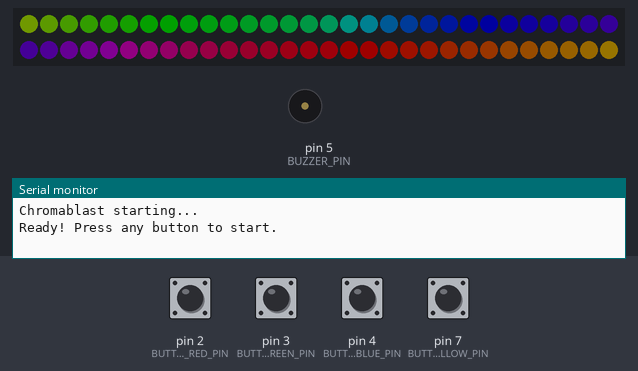
Bench run of a sketch on a simulated Arduino Uno, built with avr-gcc and run on an emulated ATmega328P. Parts: 60 RGB LEDs in strip order, left to right, continuing on the next row, buzzer (waves = sounding), the last lines printed to the serial monitor. Inputs (shaded band) come from the test bench; at power-on: pin 2 (BUTTON_RED_PIN), pin 3 (BUTTON_GREEN_PIN), pin 4 (BUTTON_BLUE_PIN), pin 7 (BUTTON_YELLOW_PIN) HIGH. Dim RGB values are drawn brighter than linear; random numbers use the default seed unless the sketch sets one.

Above: at 1.2 s.
1.3 s: pin 2 (BUTTON_RED_PIN) pulled LOW for 0.15 s
At 1.9 s:
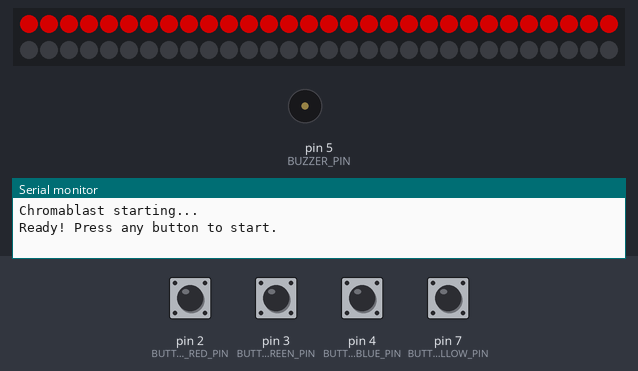
3.9 s: pin 2 (BUTTON_RED_PIN) pulsed LOW 5 times (0.12 s each, 0.3 s apart)
At 4.79 s:
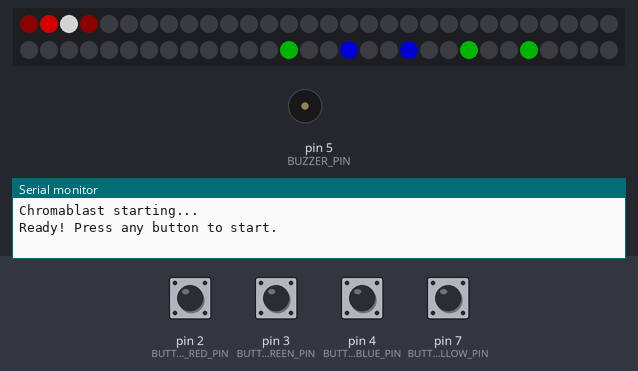
6.9 s: pin 7 (BUTTON_YELLOW_PIN) pulled LOW for 0.15 s
At 7.18 s:
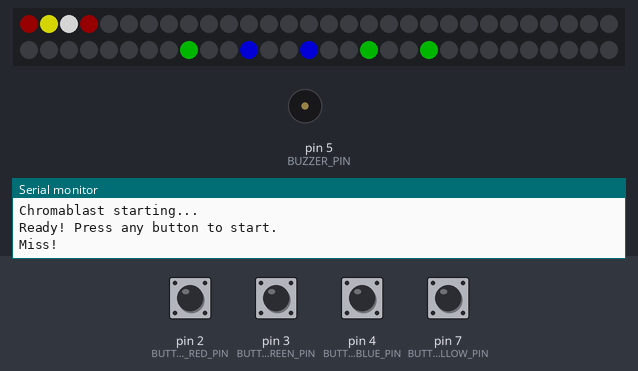
7.6 s: pin 3 (BUTTON_GREEN_PIN) pulsed LOW 5 times (0.12 s each, 0.3 s apart)
At 9.86 s:
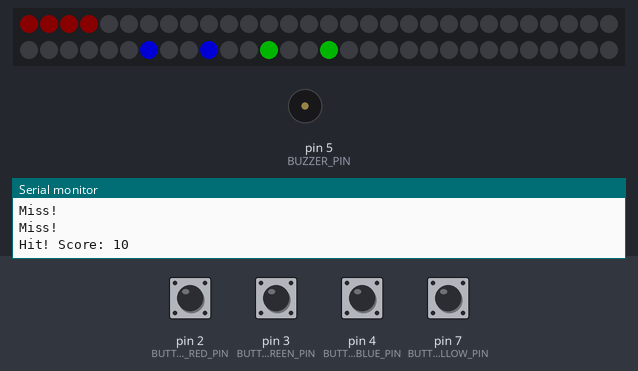
10.9 s: pin 3 (BUTTON_GREEN_PIN) pulled LOW for 0.15 s
At 12.03 s:
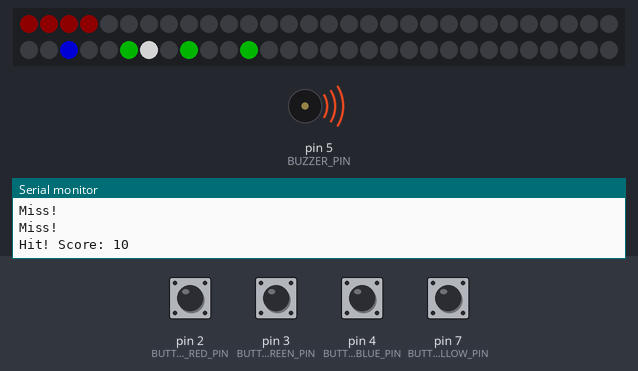
Timing chart, 0 to 28.5 s (numbered marks = the images above; inputs shaded):
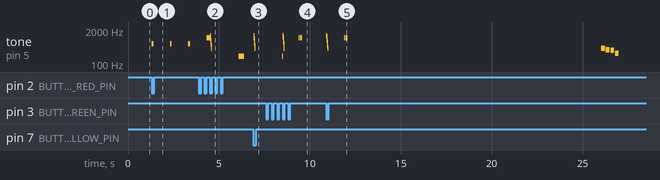

Measured:
- after the input at 1.3 s, tone on pin 5 (BUZZER_PIN): alternates 600 Hz for 0.10 s and silent for 0.91 s, starting at once
- after the input at 6.9 s, tone on pin 5 (BUZZER_PIN): plays 1200 Hz for 0.01 s, 1100 Hz for 0.01 s, 1000 Hz for 0.01 s, 900 Hz for 0.01 s, 800 Hz for 0.01 s, 700 Hz for 0.01 s … (9 notes in this stretch), starting at once

The sketch:

Chromablast.ino
```cpp
/**
 * Chromablast - LED Color Shooter Game
 *
 * An arcade-style game where players shoot colored LEDs
 * advancing toward them by pressing matching colored buttons.
 *
 * Hardware:
 * - WS2812B LED strip (60+ LEDs)
 * - 3-4 arcade buttons (one per color)
 * - Piezo buzzer
 *
 * Part of Waukesha Makerspace arcade collection
 * https://github.com/WaukeshaMakerspace/chromablast
 */

#include <FastLED.h>

// ===================
// Configuration
// ===================

// Hardware pins
#define LED_PIN           6
#define BUTTON_RED_PIN    2
#define BUTTON_GREEN_PIN  3
#define BUTTON_BLUE_PIN   4
#define BUTTON_YELLOW_PIN 7
#define BUZZER_PIN        5

// LED configuration
#define NUM_LEDS          60
#define BRIGHTNESS        128
#define LED_TYPE          WS2812B
#define COLOR_ORDER       GRB

// Game tuning
#define DANGER_ZONE           3     // LEDs 0-2 trigger game over
#define INITIAL_ADVANCE_MS    500   // Starting pattern speed
#define MIN_ADVANCE_MS        150   // Fastest pattern speed
#define SHOT_SPEED_MS         20    // Shot animation speed
#define MAX_PATTERN_LENGTH    20    // Maximum colors in pattern
#define INITIAL_PATTERN_LENGTH 5    // Starting pattern size
#define COUNTDOWN_MS          1000  // Time per countdown number

// ===================
// Types
// ===================

enum GameColor : uint8_t {
  COLOR_NONE = 0,
  COLOR_RED,
  COLOR_GREEN,
  COLOR_BLUE,
  COLOR_YELLOW
};

enum GameState : uint8_t {
  STATE_IDLE,
  STATE_COUNTDOWN,
  STATE_PLAYING,
  STATE_LEVEL_COMPLETE,
  STATE_GAME_OVER
};

struct PatternElement {
  GameColor color;
  uint8_t position;
  bool active;
};

struct Shot {
  GameColor color;
  float position;
  bool active;
};

struct Game {
  GameState state;
  uint8_t level;
  uint16_t score;
  unsigned long lastAdvance;
  unsigned long lastShotUpdate;
  uint16_t advanceInterval;
  PatternElement pattern[MAX_PATTERN_LENGTH];
  uint8_t patternLength;
  Shot currentShot;
  uint8_t countdownValue;
  unsigned long countdownStart;
};

// ===================
// Globals
// ===================

CRGB leds[NUM_LEDS];
Game game;

// Button states (for edge detection)
bool buttonState[4] = {false, false, false, false};
bool lastButtonState[4] = {false, false, false, false};

// Color mappings
const CRGB gameColors[] = {
  CRGB::Black,    // COLOR_NONE
  CRGB::Red,      // COLOR_RED
  CRGB::Green,    // COLOR_GREEN
  CRGB::Blue,     // COLOR_BLUE
  CRGB::Yellow    // COLOR_YELLOW
};

// ===================
// Setup
// ===================

void setup() {
  Serial.begin(115200);
  Serial.println("Chromablast starting...");

  // Initialize LEDs
  FastLED.addLeds<LED_TYPE, LED_PIN, COLOR_ORDER>(leds, NUM_LEDS);
  FastLED.setBrightness(BRIGHTNESS);
  FastLED.clear();
  FastLED.show();

  // Initialize buttons (INPUT_PULLUP = pressed when LOW)
  pinMode(BUTTON_RED_PIN, INPUT_PULLUP);
  pinMode(BUTTON_GREEN_PIN, INPUT_PULLUP);
  pinMode(BUTTON_BLUE_PIN, INPUT_PULLUP);
  pinMode(BUTTON_YELLOW_PIN, INPUT_PULLUP);

  // Initialize buzzer
  pinMode(BUZZER_PIN, OUTPUT);

  // Initialize game state
  resetGame();

  Serial.println("Ready! Press any button to start.");
}

// ===================
// Main Loop
// ===================

void loop() {
  unsigned long now = millis();

  // Read button inputs
  readButtons();

  // Update game based on state
  switch (game.state) {
    case STATE_IDLE:
      updateIdleState(now);
      break;

    case STATE_COUNTDOWN:
      updateCountdownState(now);
      break;

    case STATE_PLAYING:
      updatePlayingState(now);
      break;

    case STATE_LEVEL_COMPLETE:
      updateLevelCompleteState(now);
      break;

    case STATE_GAME_OVER:
      updateGameOverState(now);
      break;
  }

  // Render and display
  renderLEDs();
  FastLED.show();

  // Small delay for stability
  delay(10);
}

// ===================
// State Updates
// ===================

void updateIdleState(unsigned long now) {
  // Attract mode animation
  static uint8_t hue = 0;
  for (int i = 0; i < NUM_LEDS; i++) {
    leds[i] = CHSV(hue + (i * 4), 255, 128);
  }
  hue++;

  // Check for any button press to start
  if (anyButtonJustPressed()) {
    startCountdown();
  }
}

void updateCountdownState(unsigned long now) {
  if (now - game.countdownStart >= COUNTDOWN_MS) {
    game.countdownValue--;
    game.countdownStart = now;

    if (game.countdownValue == 0) {
      // GO!
      playGoSound();
      game.state = STATE_PLAYING;
      game.lastAdvance = now;
    } else {
      playCountdownSound();
    }
  }

  // Countdown visualization
  FastLED.clear();
  CRGB countColor = (game.countdownValue == 3) ? CRGB::Red :
                    (game.countdownValue == 2) ? CRGB::Yellow :
                    CRGB::Green;
  for (int i = 0; i < game.countdownValue * 10; i++) {
    if (i < NUM_LEDS) leds[i] = countColor;
  }
}

void updatePlayingState(unsigned long now) {
  // Advance pattern periodically
  if (now - game.lastAdvance >= game.advanceInterval) {
    advancePattern();
    game.lastAdvance = now;
  }

  // Update shot if active
  if (game.currentShot.active) {
    if (now - game.lastShotUpdate >= SHOT_SPEED_MS) {
      updateShot();
      game.lastShotUpdate = now;
    }
  } else {
    // Check for new shot
    GameColor pressedColor = getJustPressedColor();
    if (pressedColor != COLOR_NONE) {
      fireShot(pressedColor);
      game.lastShotUpdate = now;
    }
  }

  // Check win/lose conditions
  if (checkGameOver()) {
    game.state = STATE_GAME_OVER;
    playGameOverSound();
  } else if (checkLevelComplete()) {
    game.state = STATE_LEVEL_COMPLETE;
    playLevelCompleteSound();
  }
}

void updateLevelCompleteState(unsigned long now) {
  static unsigned long levelCompleteStart = 0;

  if (levelCompleteStart == 0) {
    levelCompleteStart = now;
  }

  // Green celebration animation
  uint8_t progress = (now - levelCompleteStart) / 20;
  FastLED.clear();
  for (int i = 0; i < progress && i < NUM_LEDS; i++) {
    leds[i] = CRGB::Green;
  }

  // After animation, advance to next level
  if (now - levelCompleteStart > 2000) {
    levelCompleteStart = 0;
    game.level++;
    game.advanceInterval = max((int)MIN_ADVANCE_MS,
                               (int)INITIAL_ADVANCE_MS - (game.level * 50));
    generatePattern();
    game.state = STATE_PLAYING;
    game.lastAdvance = now;
  }
}

void updateGameOverState(unsigned long now) {
  static unsigned long gameOverStart = 0;

  if (gameOverStart == 0) {
    gameOverStart = now;
  }

  // Red fade animation
  uint8_t brightness = 255 - min(255UL, (now - gameOverStart) / 4);
  for (int i = 0; i < NUM_LEDS; i++) {
    leds[i] = CRGB(brightness, 0, 0);
  }

  // Return to idle after animation
  if (now - gameOverStart > 3000) {
    gameOverStart = 0;
    resetGame();
  }
}

// ===================
// Game Logic
// ===================

void resetGame() {
  game.state = STATE_IDLE;
  game.level = 1;
  game.score = 0;
  game.advanceInterval = INITIAL_ADVANCE_MS;
  game.currentShot.active = false;
  game.patternLength = 0;
}

void startCountdown() {
  game.state = STATE_COUNTDOWN;
  game.countdownValue = 3;
  game.countdownStart = millis();
  generatePattern();
  playCountdownSound();
}

void generatePattern() {
  game.patternLength = INITIAL_PATTERN_LENGTH + (game.level - 1) * 2;
  if (game.patternLength > MAX_PATTERN_LENGTH) {
    game.patternLength = MAX_PATTERN_LENGTH;
  }

  uint8_t numColors = (game.level >= 4) ? 4 : 3;

  for (int i = 0; i < game.patternLength; i++) {
    game.pattern[i].color = (GameColor)(random(1, numColors + 1));
    game.pattern[i].position = NUM_LEDS - 5 - (i * 3); // Spread out
    game.pattern[i].active = true;
  }
}

void advancePattern() {
  for (int i = 0; i < game.patternLength; i++) {
    if (game.pattern[i].active && game.pattern[i].position > 0) {
      game.pattern[i].position--;
    }
  }
}

void fireShot(GameColor color) {
  game.currentShot.color = color;
  game.currentShot.position = 0;
  game.currentShot.active = true;
  playShotSound();
}

void updateShot() {
  game.currentShot.position += 1.0;

  // Check for collision with pattern elements
  for (int i = 0; i < game.patternLength; i++) {
    if (!game.pattern[i].active) continue;

    if ((uint8_t)game.currentShot.position >= game.pattern[i].position) {
      if (game.currentShot.color == game.pattern[i].color) {
        // Hit!
        game.pattern[i].active = false;
        game.score += 10 * game.level;
        game.currentShot.active = false;
        playHitSound();
        Serial.print("Hit! Score: ");
        Serial.println(game.score);
        return;
      }
    }
  }

  // Shot went off the end
  if (game.currentShot.position >= NUM_LEDS) {
    game.currentShot.active = false;
    playMissSound();
    Serial.println("Miss!");
  }
}

bool checkGameOver() {
  for (int i = 0; i < game.patternLength; i++) {
    if (game.pattern[i].active && game.pattern[i].position <= DANGER_ZONE) {
      return true;
    }
  }
  return false;
}

bool checkLevelComplete() {
  for (int i = 0; i < game.patternLength; i++) {
    if (game.pattern[i].active) {
      return false;
    }
  }
  return true;
}

// ===================
// Rendering
// ===================

void renderLEDs() {
  if (game.state != STATE_PLAYING) return;

  FastLED.clear();

  // Render danger zone (subtle pulse)
  uint8_t dangerBrightness = beatsin8(60, 20, 60);
  for (int i = 0; i <= DANGER_ZONE; i++) {
    leds[i] = CRGB(dangerBrightness, 0, 0);
  }

  // Render pattern
  for (int i = 0; i < game.patternLength; i++) {
    if (game.pattern[i].active) {
      uint8_t pos = game.pattern[i].position;
      if (pos < NUM_LEDS) {
        leds[pos] = gameColors[game.pattern[i].color];
      }
    }
  }

  // Render shot
  if (game.currentShot.active) {
    uint8_t shotPos = (uint8_t)game.currentShot.position;
    if (shotPos < NUM_LEDS) {
      // Bright white head with colored trail
      leds[shotPos] = CRGB::White;
      if (shotPos > 0) {
        leds[shotPos - 1] = gameColors[game.currentShot.color];
      }
    }
  }
}

// ===================
// Input Handling
// ===================

void readButtons() {
  lastButtonState[0] = buttonState[0];
  lastButtonState[1] = buttonState[1];
  lastButtonState[2] = buttonState[2];
  lastButtonState[3] = buttonState[3];

  // INPUT_PULLUP means LOW = pressed
  buttonState[0] = !digitalRead(BUTTON_RED_PIN);
  buttonState[1] = !digitalRead(BUTTON_GREEN_PIN);
  buttonState[2] = !digitalRead(BUTTON_BLUE_PIN);
  buttonState[3] = !digitalRead(BUTTON_YELLOW_PIN);
}

bool anyButtonJustPressed() {
  for (int i = 0; i < 4; i++) {
    if (buttonState[i] && !lastButtonState[i]) {
      return true;
    }
  }
  return false;
}

GameColor getJustPressedColor() {
  if (buttonState[0] && !lastButtonState[0]) return COLOR_RED;
  if (buttonState[1] && !lastButtonState[1]) return COLOR_GREEN;
  if (buttonState[2] && !lastButtonState[2]) return COLOR_BLUE;
  if (buttonState[3] && !lastButtonState[3]) return COLOR_YELLOW;
  return COLOR_NONE;
}

// ===================
// Sound Effects
// ===================

void playCountdownSound() {
  tone(BUZZER_PIN, 600, 100);
}

void playGoSound() {
  tone(BUZZER_PIN, 1000, 200);
}

void playShotSound() {
  for (int freq = 1200; freq >= 400; freq -= 100) {
    tone(BUZZER_PIN, freq, 8);
    delay(8);
  }
  noTone(BUZZER_PIN);
}

void playHitSound() {
  for (int i = 0; i < 3; i++) {
    tone(BUZZER_PIN, 1000, 40);
    delay(60);
  }
  noTone(BUZZER_PIN);
}

void playMissSound() {
  tone(BUZZER_PIN, 200, 300);
}

void playLevelCompleteSound() {
  int melody[] = {523, 659, 784, 1047}; // C5, E5, G5, C6
  for (int i = 0; i < 4; i++) {
    tone(BUZZER_PIN, melody[i], 120);
    delay(150);
  }
  noTone(BUZZER_PIN);
}

void playGameOverSound() {
  int melody[] = {392, 349, 330, 262}; // G4, F4, E4, C4
  for (int i = 0; i < 4; i++) {
    tone(BUZZER_PIN, melody[i], 200);
    delay(250);
  }
  noTone(BUZZER_PIN);
}
```
